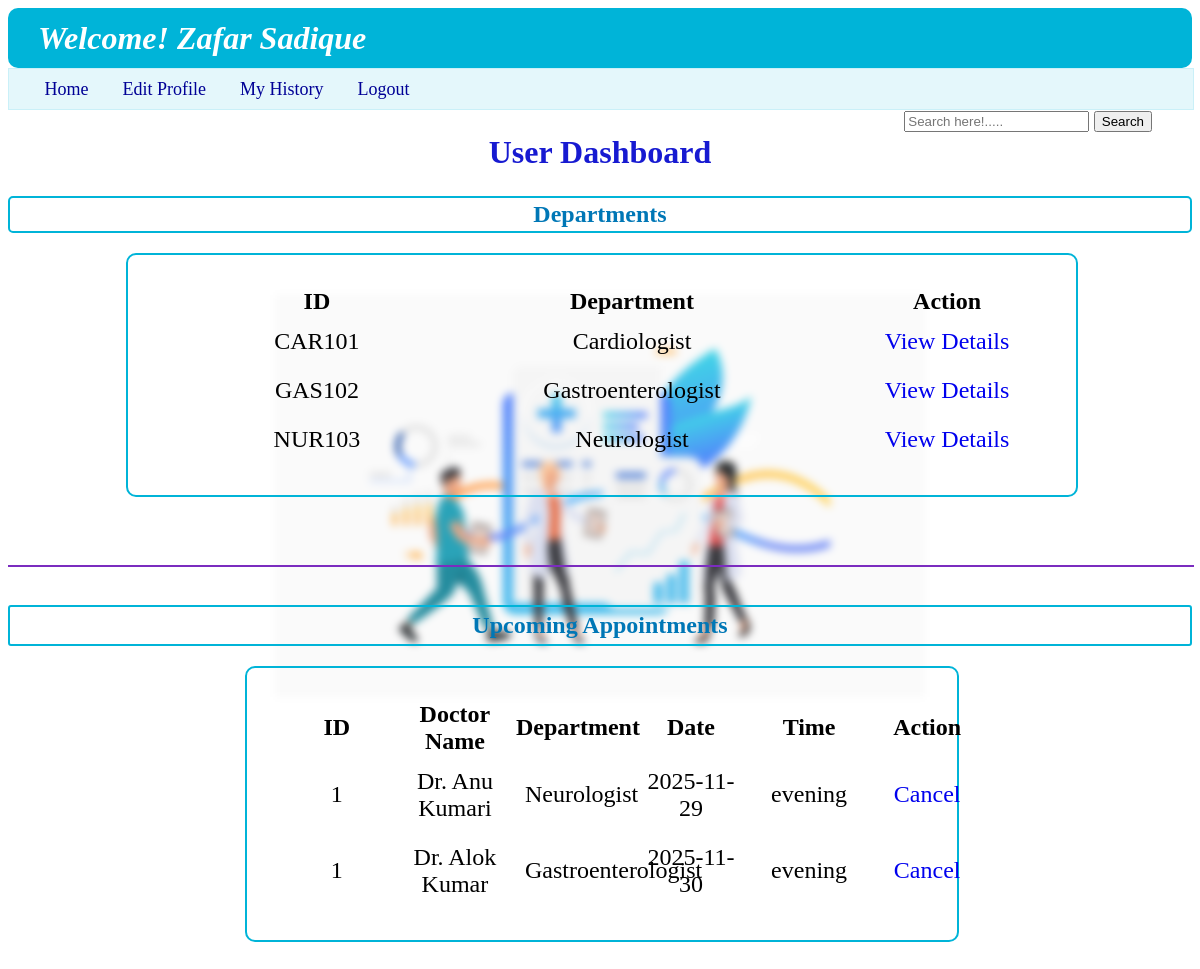
Page /user/1 on the committed database.
### backend/models.py (models this page shows)
class User_Info(db.Model):
    __tablename__ = "user_info"
    id=db.Column(db.Integer,primary_key=True,autoincrement=True)
    full_name=db.Column(db.String,nullable=False)
    email=db.Column(db.String,unique=True,nullable=False)
    password=db.Column(db.String,nullable=False)
    role=db.Column(db.Integer,default=1)
    is_blacklist=db.Column(db.Integer,default=0)
    appointments=db.relationship("Appointments",cascade="all,delete",backref="user_info",lazy=True)

class Department(db.Model):
    __tablename__ = "department"
    id=db.Column(db.String,primary_key=True,nullable=False)
    specialization=db.Column(db.String,nullable=False)
    description=db.Column(db.String,nullable=False)
    doctor=db.relationship("Doctor_Info",cascade="all,delete",backref="department",lazy=True)

class Appointments(db.Model):
    __tablename__ = "appointments"
    id=db.Column(db.Integer,primary_key=True)
    user_id=db.Column(db.Integer,db.ForeignKey("user_info.id"),nullable=False)
    doctor_id=db.Column(db.Integer,db.ForeignKey("doctor_info.id"),nullable=False)
    date=db.Column(db.Date,nullable=False)
    time_slot=db.Column(db.String,nullable=False)
    vist_type=db.Column(db.String,nullable=True)#please correct typo vist-> visit
    status=db.Column (db.String,nullable=False,default="Incomplete")
    diagnosis=db.Column(db.String,nullable=True)
    prescription=db.Column(db.String,nullable=True)
    test_done=db.Column(db.String,nullable=True)
    medicines=db.Column(db.String,nullable=True)

class Doctor_Info(db.Model):
    __tablename__ = "doctor_info"
    id=db.Column(db.Integer,primary_key=True)
    full_name=db.Column(db.String,nullable=False)
    email=db.Column(db.String,unique=True,nullable=False)
    password=db.Column(db.String,nullable=False)
    dept_id=db.Column(db.String,db.ForeignKey("department.id"),nullable=False)
    experience=db.Column(db.Integer,nullable=False)
    bio=db.Column(db.String,nullable=False)
    is_blacklist=db.Column(db.Integer,default=0)
    appointments=db.relationship("Appointments",cascade="all,delete",backref="doctor_info",lazy=True)
    availability=db.relationship("Availability",cascade="all,delete",backref="doctor_info",lazy=True)

### backend/controllers.py (the view)
@app.route("/user/<u_id>")
def user_dashboard(u_id):
    u_id = int(u_id)
    name=u_get(u_id,"name","user")
    dept=all_departments()
    appoin=Appointments.query.filter_by(user_id=u_id).all()
    return render_template("user_dashboard.html",usern=name,department_list=dept,appointments=appoin,pop_up="",u_id=u_id)

### backend/controllers.py (called while the page is built)
def u_get(u_id, operation,who_m):
    u = User_Info.query.filter_by(id=u_id,role=1).first()
    d = Doctor_Info.query.filter_by(id=u_id).first()
    if who_m=="doctor" and d:
        if operation == "name":
            return d.full_name
        elif operation == "email":
            return d.email
    elif who_m=="user" and u:
        if operation == "name":
            return u.full_name
        elif operation == "email":
            return u.email
    return "No name"

def all_departments():
    dept=Department.query.all()
    return dept

### templates/user_dashboard.html (shortened to what this page needs)
{%extends "user_layout.html"%}
{%block content%}
            <span class="nav_a" style="position: absolute; right: 10px;">
                <form action="/user_dashboard_search_bar/{{u_id}}" method="POST">
                    <input type="text" id="search_by_name" name="search_by_name" placeholder="Search here!.....">
                    <button type="submit">Search</button>
                </form>
            </span>
    <h1 style="text-align: center; font-weight: bold; padding: 3px; color: rgb(23, 26, 209);">User Dashboard</h1>
    <h2 style="text-align: center; font-weight: bold; border: 2px solid rgb(0, 180, 216);padding: 3px; color: rgb(0,119,182); border-radius: 5px; ">Departments</h2>
    {%if department_list%}
    <div class="login_panel" style="width: 80%; margin-left: 10%;">
        <table class="table_user_dashboard">
            <thead style="margin: 10px;">
                <th>ID</th>
                <th>Department</th>
                <th>Action</th>
            </thead>
            <tbody>
                {%for dept in department_list%}
                <tr>
                    <td>{{dept.id}}</td>
                    <td>{{dept.specialization}}</td>
                    <td><a href="{{url_for('department_details',u_id=u_id,d_id=dept.id)}}" type="button">View Details</a></td>
                </tr>
                {%endfor%}
            </tbody>
        </table>
        {%else%}
        <h3>---Not Available---</h3>
        {%endif%}
    </div>
    <br>
    <hr style="border: 1px solid rgb(123,44,191); width: 100%; margin: 0px;">
    <br>
    <h2 style="text-align: center; font-weight: bold; border: 2px solid rgb(0, 180, 216); color: rgb(0,119,182); border-radius: 3px; padding: 5px; ">Upcoming Appointments</h2>
    {%if appointments%}
    <div class="login_panel" style="margin-bottom: 50px;">
        <table class="table_user_dashboard">
            <thead style="margin: 10px;">
                <th>ID</th>
                <th>Doctor Name</th>
                <th>Department</th>
                <th>Date</th>
                <th>Time</th>
                <th>Action </th>
            </thead>
            <tbody>
                {%for ap in appointments%}
                <tr>
                    <td>{{ap.user_id}}</td>
                    <td>{{ap.doctor_info.full_name}}</td>
                    <td>{{ap.doctor_info.department.specialization}}</td>
                    <td>{{ap.date}}</td>
                    <td>{{ap.time_slot}}</td>
                    <td><a href="/user_appoin_cancel/{{ap.id}}/{{ap.user_id}}" type="button">Cancel</a></td>
                </tr>
                {%endfor%}
            </tbody>
        </table>
        {%else%}
        <h3>---No Upcoming Appointments are available---</h3>
        {%endif%}
    </div>
{%endblock%}

### templates/user_layout.html (shortened to what this page needs)
<!DOCTYPE html>
<html lang="en">
<head>
    <link rel="stylesheet" href="/static/style.css">
</head>
<body style="background-image: url('/static/image/4950247_19834.svg');">
    <header>
        <div>
            <h1 class="wel"><i><b>Welcome! {{usern}}</b></i></h1>
        </div>
        <nav class="nav">
            <a class="nav_a" href="{{url_for('user_dashboard',u_id=u_id)}}" style="margin-left: 3%;">Home</a>
            <a class="nav_a" href="/edit_user_profile/{{u_id}}">Edit Profile</a>
            <a class="nav_a" href="/user_hist/{{u_id}}">My History</a>
            <a class="nav_a" href="/login">Logout</a>
        </nav>
    </header>
    {%block content%}
    {%endblock%}
</body>
</html>

### static/style.css (style rules this page uses)
body { background-image: url("https://static.vecteezy.com/system/resources/thumbnails/002/072/163/small_2x/doctor-injecting-coronavirus-vaccine-to-a-patient-concept-free-vector.jpg"); background-repeat: no-repeat; background-size: 650px 650px; background-position: center; background-attachment: fixed; filter: saturate(1.0); z-index: -4; backdrop-filter: blur(4px); }
.wel { height: 60px; align-content: center; color: white; background-color: rgb(0, 180, 216); border-radius: 10px; margin: 0px; padding-left: 30px; }
.login_panel { height: auto; width: 60%; margin: 10px 20% 40px 20%; border: 2px double rgb(0, 180, 216); border-radius: 10px; }
.nav { height: 40px; width: 100%; background-color: rgba(202,240,248,0.5); border: 1px solid rgb(202, 240, 248); align-content: center; }
.nav_a { color: rgb(0,0,150); font-size: large; margin-right: 30px; text-decoration: none; }
.table_user_dashboard { align-content: center; margin: 30px; font-size: x-large; }
table { width: 100%; table-layout: fixed; }
td { text-align: center; padding: 10px; }
a { text-decoration: none; }

### rows in the picture
User_Info: full_name "Zafar Sadique"
Department: id "CAR101", specialization "Cardiologist"
Department: id "GAS102", specialization "Gastroenterologist"
Department: id "NUR103", specialization "Neurologist"
Appointments: user_id "1", doctor_info.full_name "Dr. Anu Kumari", doctor_info.department.specialization "Neurologist", date "2025-11-29", time_slot "evening"
Appointments: user_id "1", doctor_info.full_name "Dr. Alok Kumar", doctor_info.department.specialization "Gastroenterologist", date "2025-11-30", time_slot "evening"
